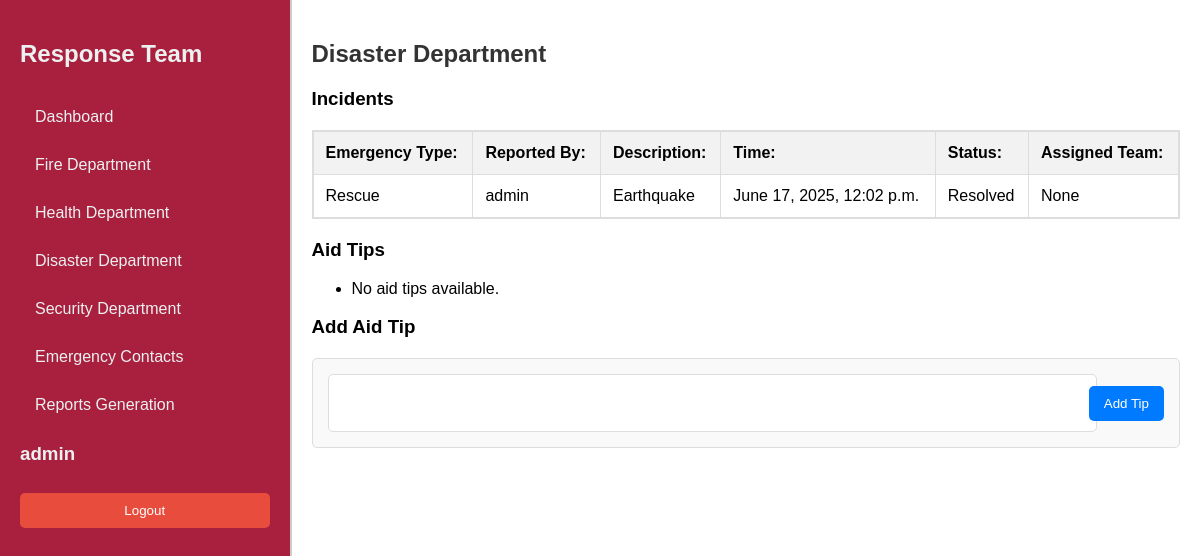
Page /response-team/disaster/ (signed in) on the earlier database version.
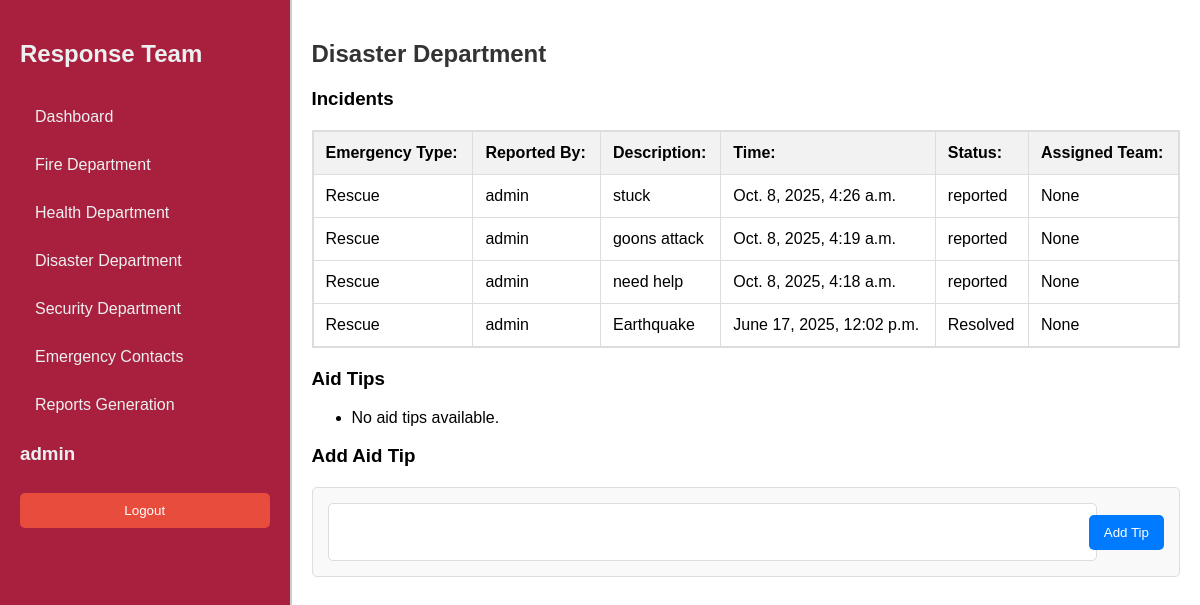
Same page on the later database version.
### sos/models.py (models this page shows, shortened)
class Emergency(models.Model):
    LOCATION_CHOICES = (
        ('location_1', 'Thika Town'),
        ('location_2', 'Bidco'),
        ('location_3', 'Runda'),
        ('location_4', 'Starehe'),
        ('location_5', 'MKU'),
        ('location_6', 'Thika Level 5'),
        ('location_7', 'Kiandutu'),
        ('location_8', 'Biafra'),
    )
    STATUS_CHOICES = (
        ('reported', 'Reported'),
        ('dispatched', 'Dispatched'),
        ('on_seen', 'On Seen'),
        ('resolved', 'Resolved'),
        ('cancelled', 'Cancelled'),
    )
    emergency_type = models.ForeignKey(EmergencyType, on_delete=models.CASCADE)
    reported_by = models.ForeignKey(User, on_delete=models.CASCADE)
    description = models.TextField(blank=True)
    reported_at = models.DateTimeField(auto_now_add=True)
    resolved_at = models.DateTimeField(blank=True, null=True)
    assigned_team = models.ForeignKey(
        'ResponseTeam',
        on_delete=models.SET_NULL,
        null=True,
        blank=True,
        related_name='assigned_emergencies'
    )
    location = models.CharField(max_length=20, choices=LOCATION_CHOICES, default='location_1', help_text="Select the location of the emergency")
    status = models.CharField(max_length=20, choices=STATUS_CHOICES, default='reported')
    class Meta:
        ordering = ['-reported_at']
        verbose_name = 'Emergency Report'
        verbose_name_plural = 'Emergency Reports'

class EmergencyType(models.Model):
    name = models.CharField(max_length=255, unique=True, help_text="Fire, Medical, Security")
    description = models.TextField(blank=True, null=True)
    def __str__(self):
        return self.name

### responseTeam/views.py (the view)
# urls.py: path('disaster/', views.disasterDepartment, name='disaster_department'),
@staff_member_required
def disasterDepartment(request):
    rescue_type = get_object_or_404(EmergencyType, name='Rescue')  # Get the EmergencyType instance for 'Rescue'
    incidents = Emergency.objects.filter(emergency_type=rescue_type)
    tips = AidTip.objects.filter(emergency_type=rescue_type)  # Filter tips by the rescue type
    if request.method == 'POST':
        form = AidTipForm(request.POST)
        if form.is_valid():
            aid_tip = form.save(commit=False)  # Do not save to the database yet
            aid_tip.emergency_type = rescue_type  # Set the emergency type
            aid_tip.save()  # Now save the instance
            return redirect('disaster_department')  # Redirect after saving
    else:
        form = AidTipForm()  # No initial data needed since emergency_type is set in the view
    context = {
        'incidents': incidents,
        'tips': tips,
        'form': form,
    }
    return render(request, 'disasterdepartment/disaster.html', context)

### sos/forms.py
class AidTipForm(forms.ModelForm):
    class Meta:
        model = AidTip
        fields = ['tip']  # Only include the tip field
    def __init__(self, *args, **kwargs):
        super(AidTipForm, self).__init__(*args, **kwargs)

### responseTeam/views.py (called while the page is built)
def staff_member_required(view_func):
    decorated_view_func = user_passes_test(lambda u: u.is_staff)(view_func)
    return decorated_view_func

### responseTeam/templates/disasterdepartment/disaster.html (shortened to what this page needs)
{% extends 'dashboard.html' %}
{% block content %}
<h2>Disaster Department</h2>
<h3>Incidents</h3>
<div class="table-container">
    <table id="incidentTable">
        <thead>
            <tr>
                <th><strong>Emergency Type:</strong></th>
                <th><strong>Reported By:</strong></th>
                <th><strong>Description:</strong></th>
                <th><strong>Time:</strong></th>
                <th><strong>Status:</strong></th>
                <th><strong>Assigned Team:</strong></th>
            </tr>
        </thead>
        <tbody>
            {% for incident in incidents %}
            <tr style="cursor: pointer" onclick="window.location='{% url 'incidents_detail' incident.pk %}'">
                <td>{{ incident.emergency_type }}</td>
                <td>{{ incident.reported_by }}</td>
                <td>{{ incident.description }}</td>
                <td>{{ incident.reported_at }}</td>
                <td>{{ incident.status }}</td>
                <td>{{ incident.assigned_team }}</td>
            </tr>
            {% empty %}
            <tr>
                <td colspan="6">No incidents reported yet</td>
            </tr>
            {% endfor %}
        </tbody>
    </table>
</div>
<h3>Aid Tips</h3>
<ul>
    {% for tip in tips %}
        <li>{{ tip.tip }}</li>
    {% empty %}
        <li>No aid tips available.</li>
    {% endfor %}
</ul>
<h3>Add Aid Tip</h3>
<div class="add-tip-form">
    <form method="post">
        <div class="form-group">
            <input type="text" name="{{ form.tip.name }}" id="{{ form.tip.id_for_label }}" class="form-control" value="{{ form.tip.value|default:'' }}" required>
        </div>
        <button type="submit">Add Tip</button>
    </form>
</div>
{%endblock%}

Differences in the rows shown:
added Emergency: emergency_type "Rescue", reported_by "admin", description "stuck", reported_at "Oct. 8, 2025, 4:26 a.m.", status "reported", assigned_team "None"
added Emergency: emergency_type "Rescue", reported_by "admin", description "goons attack", reported_at "Oct. 8, 2025, 4:19 a.m.", status "reported", assigned_team "None"
added Emergency: emergency_type "Rescue", reported_by "admin", description "need help", reported_at "Oct. 8, 2025, 4:18 a.m.", status "reported", assigned_team "None"
